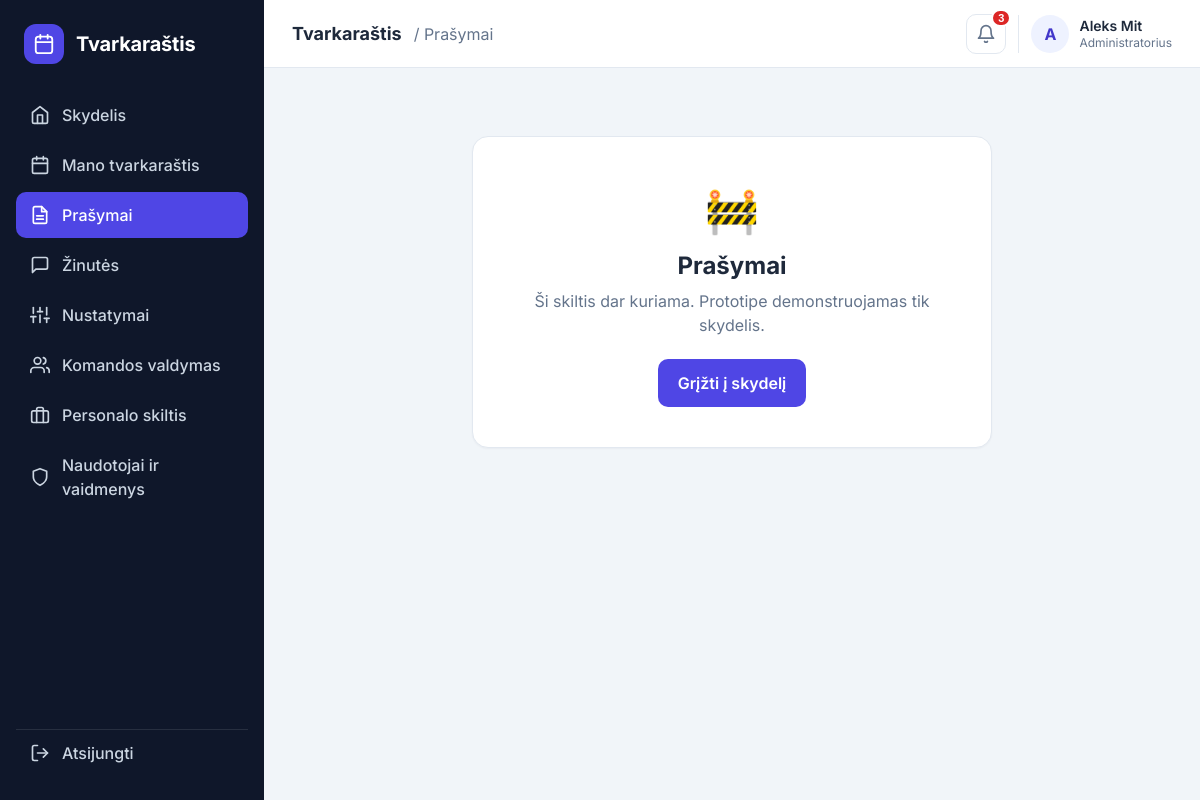
Screenshot of /requests (signed in) with the database file from the repository.
### tables this page shows
CREATE TABLE users (
            id            INTEGER PRIMARY KEY AUTOINCREMENT,
            full_name     TEXT NOT NULL,
            email         TEXT NOT NULL UNIQUE,
            password_hash TEXT NOT NULL,
            role          TEXT NOT NULL DEFAULT 'employee',
            created_at    TEXT NOT NULL DEFAULT CURRENT_TIMESTAMP
        , is_active INTEGER NOT NULL DEFAULT 1);

### app.py (the view)
@app.route("/requests")
@login_required
def requests_page():
    return render_template("placeholder.html", title="Prašymai")

### app.py (called while the page is built)
def get_db():
    if "db" not in g:
        g.db = sqlite3.connect(DATABASE)
        g.db.row_factory = sqlite3.Row
    return g.db

@app.before_request
def load_current_user():
    g.user = None
    if request.endpoint in (None, "static"):
        return
    user_id = session.get("user_id")
    if user_id is None:
        return
    user = get_db().execute(
        "SELECT id, full_name, email, role, is_active FROM users WHERE id = ?",
        (user_id,),
    ).fetchone()
    if user is None or not user["is_active"]:
        session.clear()
        flash("Jūsų paskyra deaktyvuota. Kreipkitės į administratorių.", "error")
        return redirect(url_for("login"))
    g.user = user
    session["user_name"] = user["full_name"]
    session["user_role"] = user["role"]

def login_required(view):
    @wraps(view)
    def wrapped_view(*args, **kwargs):
        if g.user is None:
            flash("Norėdami matyti šį puslapį, prisijunkite.", "error")
            return redirect(url_for("login"))
        return view(*args, **kwargs)
    return wrapped_view

@app.context_processor
def inject_globals():
    role = g.user["role"] if g.get("user") else DEFAULT_ROLE
    return {
        "notification_count": 3,   # demonstracinis pranešimų skaičius
        "user_role": role,
        "role_labels": ROLES,
    }

### templates/placeholder.html
{% extends "app_base.html" %}
{% block title %}{{ title }}{% endblock %}
{% block content %}
<section class="card placeholder">
    <div class="placeholder-icon">🚧</div>
    <h1>{{ title }}</h1>
    <p class="muted">Ši skiltis dar kuriama. Prototipe demonstruojamas tik skydelis.</p>
    <a href="{{ url_for('dashboard') }}" class="btn btn-primary">Grįžti į skydelį</a>
</section>
{% endblock %}

### templates/app_base.html (shortened to what this page needs)
{% extends "base.html" %}
{% block body_class %}app-page{% endblock %}
{% block body %}
<div class="app-shell">
    <aside class="sidebar" id="sidebar">
        <div class="brand">
            <span class="brand-icon">
                <svg viewBox="0 0 24 24" fill="none" stroke="currentColor" stroke-width="2" stroke-linecap="round" stroke-linejoin="round"><rect x="3" y="4" width="18" height="18" rx="3"/><path d="M16 2v4M8 2v4M3 10h18"/></svg>
            </span>
            <span class="brand-name">Tvarkaraštis</span>
        </div>
        <nav class="nav">
            {% for endpoint, label, icon in nav_items %}
            <a href="{{ url_for(endpoint) }}"
               class="nav-link {% if request.endpoint == endpoint %}active{% endif %}">
                <svg viewBox="0 0 24 24" fill="none" stroke="currentColor" stroke-width="2" stroke-linecap="round" stroke-linejoin="round">{{ icon|safe }}</svg>
                {{ label }}
            </a>
            {% endfor %}
            {% if user_role in ('manager', 'hr', 'admin') %}
            <a href="{{ url_for('team') }}"
               class="nav-link {% if request.endpoint == 'team' %}active{% endif %}">
                <svg viewBox="0 0 24 24" fill="none" stroke="currentColor" stroke-width="2" stroke-linecap="round" stroke-linejoin="round">
                    <path d="M17 21v-2a4 4 0 0 0-4-4H5a4 4 0 0 0-4 4v2"/>
                    <circle cx="9" cy="7" r="4"/>
                    <path d="M23 21v-2a4 4 0 0 0-3-3.87"/>
                    <path d="M16 3.13a4 4 0 0 1 0 7.75"/>
                </svg>
                Komandos valdymas
            </a>
            {% endif %}
            {% if user_role in ('hr', 'admin') %}
            <a href="{{ url_for('hr_section') }}"
               class="nav-link {% if request.endpoint == 'hr_section' %}active{% endif %}">
                <svg viewBox="0 0 24 24" fill="none" stroke="currentColor" stroke-width="2" stroke-linecap="round" stroke-linejoin="round">
                    <rect x="2" y="7" width="20" height="14" rx="2"/>
                    <path d="M16 21V5a2 2 0 0 0-2-2h-4a2 2 0 0 0-2 2v16"/>
                </svg>
                Personalo skiltis
            </a>
            {% endif %}
            {% if user_role == 'admin' %}
            <a href="{{ url_for('admin_roles') }}"
               class="nav-link {% if request.endpoint == 'admin_roles' %}active{% endif %}">
                <svg viewBox="0 0 24 24" fill="none" stroke="currentColor" stroke-width="2" stroke-linecap="round" stroke-linejoin="round">
                    <path d="M12 22s8-4 8-10V5l-8-3-8 3v7c0 6 8 10 8 10z"/>
                </svg>
                Naudotojai ir vaidmenys
            </a>
            {% endif %}
        </nav>
        <a href="{{ url_for('logout') }}" class="nav-link logout-link">
            <svg viewBox="0 0 24 24" fill="none" stroke="currentColor" stroke-width="2" stroke-linecap="round" stroke-linejoin="round"><path d="M9 21H5a2 2 0 0 1-2-2V5a2 2 0 0 1 2-2h4"/><polyline points="16 17 21 12 16 7"/><line x1="21" y1="12" x2="9" y2="12"/></svg>
            Atsijungti
        </a>
    </aside>
    <div class="app-content">
        <header class="topbar">
            <div class="topbar-left">
                <span class="topbar-title">Tvarkaraštis</span>
                <span class="topbar-page">/ {{ self.title() }}</span>
            </div>
            <div class="topbar-right">
                <button type="button" class="icon-btn" aria-label="Pranešimai" title="Pranešimai">
                    <svg viewBox="0 0 24 24" fill="none" stroke="currentColor" stroke-width="2" stroke-linecap="round" stroke-linejoin="round"><path d="M18 8a6 6 0 0 0-12 0c0 7-3 9-3 9h18s-3-2-3-9"/><path d="M13.7 21a2 2 0 0 1-3.4 0"/></svg>
                    {% if notification_count %}<span class="badge">{{ notification_count }}</span>{% endif %}
                </button>
                <div class="user-chip">
                    <span class="avatar">{{ session['user_name'][0]|upper }}</span>
                    <div class="user-meta">
                        <span class="user-name">{{ session['user_name'] }}</span>
                        <span class="user-role">{{ role_labels[user_role] }}</span>
                    </div>
                </div>
            </div>
        </header>
        <main class="page">
            {% block content %}{% endblock %}
        </main>
    </div>
</div>
{% endblock %}

### static/css/style.css (style rules this page uses)
:root { --primary: #4f46e5; --primary-dark: #4338ca; --primary-soft: #eef2ff; --navy: #0f172a; --text: #1e293b; --muted: #64748b; --border: #e2e8f0; --bg: #f1f5f9; --surface: #ffffff; --danger: #dc2626; --danger-soft: #fef2f2; --success: #15803d; --success-soft: #f0fdf4; --radius: 12px; --shadow: 0 1px 3px rgba(15, 23, 42, 0.08), 0 8px 24px rgba(15, 23, 42, 0.06); }
* { box-sizing: border-box; }
body { margin: 0; font-family: "Inter", "Segoe UI", system-ui, sans-serif; color: var(--text); background: var(--bg); line-height: 1.5; -webkit-font-smoothing: antialiased; }
h1, h2, h3 { margin: 0; line-height: 1.25; }
a { color: var(--primary); text-decoration: none; font-weight: 500; }
.muted { color: var(--muted); }
.btn { display: inline-flex; align-items: center; justify-content: center; gap: 8px; padding: 12px 20px; font: inherit; font-weight: 600; border: 0; border-radius: 10px; cursor: pointer; transition: background 0.15s, transform 0.1s, box-shadow 0.15s; }
.btn-primary { background: var(--primary); color: #fff; }
.brand { display: flex; align-items: center; gap: 12px; }
.brand-icon { display: grid; place-items: center; width: 40px; height: 40px; color: #fff; background: var(--primary); border-radius: 12px; }
.brand-icon svg { width: 22px; height: 22px; }
.brand-name { font-size: 20px; font-weight: 700; letter-spacing: -0.2px; }
.app-shell { display: flex; min-height: 100vh; }
.sidebar { position: fixed; top: 0; left: 0; bottom: 0; z-index: 40; width: 264px; display: flex; flex-direction: column; gap: 28px; padding: 24px 16px; color: #fff; background: var(--navy); transition: transform 0.25s ease; }
.sidebar .brand { padding: 0 8px; }
.sidebar .brand-name { color: #fff; }
.nav { display: flex; flex-direction: column; gap: 4px; flex: 1; }
.nav-link { display: flex; align-items: center; gap: 12px; padding: 11px 14px; font-weight: 500; color: #cbd5e1; border-radius: 10px; transition: background 0.15s, color 0.15s; }
.nav-link svg { width: 20px; height: 20px; flex-shrink: 0; }
.nav-link.active { color: #fff; background: var(--primary); }
.logout-link { border-top: 1px solid rgba(255, 255, 255, 0.1); border-radius: 0 0 10px 10px; margin-top: auto; }
.app-content { flex: 1; min-width: 0; margin-left: 264px; }
.topbar { position: sticky; top: 0; z-index: 20; display: flex; align-items: center; justify-content: space-between; height: 68px; padding: 0 28px; background: var(--surface); border-bottom: 1px solid var(--border); }
.topbar-left, .topbar-right { display: flex; align-items: center; gap: 12px; }
.topbar-title { font-size: 18px; font-weight: 700; }
.topbar-page { color: var(--muted); }
.icon-btn { position: relative; display: grid; place-items: center; width: 40px; height: 40px; color: var(--muted); background: transparent; border: 1px solid var(--border); border-radius: 10px; cursor: pointer; transition: background 0.15s, color 0.15s; }
.icon-btn svg { width: 20px; height: 20px; }
.badge { position: absolute; top: -6px; right: -6px; min-width: 20px; padding: 1px 5px; font-size: 11px; font-weight: 700; color: #fff; text-align: center; background: var(--danger); border: 2px solid var(--surface); border-radius: 999px; }
.user-chip { display: flex; align-items: center; gap: 10px; padding-left: 12px; border-left: 1px solid var(--border); }
.avatar { display: grid; place-items: center; width: 38px; height: 38px; font-weight: 700; color: var(--primary-dark); background: var(--primary-soft); border-radius: 50%; }
.user-name { font-weight: 600; font-size: 14px; }
.page { max-width: 1200px; padding: 28px; }
.card { padding: 22px; background: var(--surface); border: 1px solid var(--border); border-radius: 16px; box-shadow: 0 1px 2px rgba(15, 23, 42, 0.04); }
.placeholder { max-width: 520px; margin: 40px auto; padding: 40px 28px; text-align: center; }
.placeholder-icon { font-size: 44px; margin-bottom: 8px; }
.placeholder h1 { font-size: 24px; margin-bottom: 8px; }
.placeholder p { margin: 0 0 22px; }
.user-meta { display: flex; flex-direction: column; line-height: 1.25; }
.user-role { font-size: 12px; color: var(--muted); }

### rows the page displays
users: full_name "A", user_name "Aleks Mit", role "Administratorius"

### other values shown
{{ label }} "Skydelis" "Mano tvarkaraštis" "Prašymai" "Žinutės" "Nustatymai"
{{ title }} "Prašymai"
{{ notification_count }} "3"
